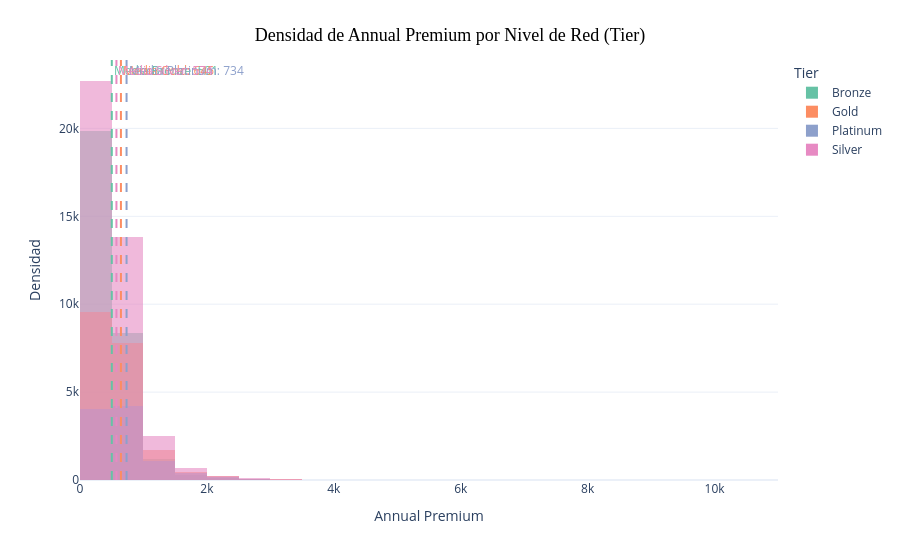

The cell this chart's notebook holds for it:
### Code cell
import plotly.express as px
import pandas as pd

# 1. Crear el histograma superpuesto con Plotly Express
fig = px.histogram(
    datos, 
    x="annual_premium", 
    color="network_tier",     
    barmode="overlay",       # Escala de densidad restaurada
    nbins=50,                 
    opacity=0.6,              
    color_discrete_sequence=px.colors.qualitative.Set2 
)

# 2. Calcular la media de 'annual_premium' para cada 'network_tier'
medias = datos.groupby("network_tier")["annual_premium"].mean()

# Extraer la paleta de colores para que las líneas coincidan con las barras
colores = px.colors.qualitative.Set2

# 3. Agregar una línea vertical por cada media calculada
for i, (tier, media) in enumerate(medias.items()):
    fig.add_vline(
        x=media, 
        line_dash="dash",                  # Estilo de línea punteada
        line_color=colores[i % len(colores)], # Asignar el mismo color del Tier
        line_width=2,
        annotation_text=f"Media {tier}: {media:.0f}", # Texto descriptivo con el valor
        annotation_position="top right",   # Posición del texto
        annotation_font_color=colores[i % len(colores)]
    )

# 4. Ajustes estéticos y de diseño
fig.update_layout(
    title={
        'text': "Densidad de Annual Premium por Nivel de Red (Tier)",
        'y':0.95,
        'x':0.5,
        'xanchor': 'center',
        'yanchor': 'top',
        'font': dict(size=18, color="black", family="Arial Black")
    },
    xaxis_title="Annual Premium",
    yaxis_title="Densidad",
    legend_title="Tier",
    template="plotly_white",  
    hovermode="x unified"     
)

# 5. Mostrar la gráfica
fig.show()

### Figure 1 — Plotly figure (JSON) as saved in the notebook; plotly's stock layout.template omitted (floating-point values rounded to 4 significant figures; data arrays with more than 128 entries replaced by an {"elided": "..."} marker saying what was removed)
{"data": [{"bingroup": "x", "hovertemplate": "network_tier=Bronze<br>annual_premium=%{x}<br>count=%{y}<extra></extra>", "legendgroup": "Bronze", "marker": {"color": "rgb(102,194,165)", "opacity": 0.6, "pattern": {"shape": ""}}, "name": "Bronze", "nbinsx": 50, "orientation": "v", "showlegend": true, "type": "histogram", "x": {"elided": "29932 float values"}, "xaxis": "x", "yaxis": "y"}, {"bingroup": "x", "hovertemplate": "network_tier=Gold<br>annual_premium=%{x}<br>count=%{y}<extra></extra>", "legendgroup": "Gold", "marker": {"color": "rgb(252,141,98)", "opacity": 0.6, "pattern": {"shape": ""}}, "name": "Gold", "nbinsx": 50, "orientation": "v", "showlegend": true, "type": "histogram", "x": {"elided": "19882 float values"}, "xaxis": "x", "yaxis": "y"}, {"bingroup": "x", "hovertemplate": "network_tier=Platinum<br>annual_premium=%{x}<br>count=%{y}<extra></extra>", "legendgroup": "Platinum", "marker": {"color": "rgb(141,160,203)", "opacity": 0.6, "pattern": {"shape": ""}}, "name": "Platinum", "nbinsx": 50, "orientation": "v", "showlegend": true, "type": "histogram", "x": {"elided": "10009 float values"}, "xaxis": "x", "yaxis": "y"}, {"bingroup": "x", "hovertemplate": "network_tier=Silver<br>annual_premium=%{x}<br>count=%{y}<extra></extra>", "legendgroup": "Silver", "marker": {"color": "rgb(231,138,195)", "opacity": 0.6, "pattern": {"shape": ""}}, "name": "Silver", "nbinsx": 50, "orientation": "v", "showlegend": true, "type": "histogram", "x": {"elided": "40177 float values"}, "xaxis": "x", "yaxis": "y"}], "layout": {"annotations": [{"font": {"color": "rgb(102,194,165)"}, "showarrow": false, "text": "Media Bronze: 501", "x": 501.2, "xanchor": "left", "xref": "x", "y": 1, "yanchor": "top", "yref": "y domain"}, {"font": {"color": "rgb(252,141,98)"}, "showarrow": false, "text": "Media Gold: 645", "x": 644.9, "xanchor": "left", "xref": "x", "y": 1, "yanchor": "top", "yref": "y domain"}, {"font": {"color": "rgb(141,160,203)"}, "showarrow": false, "text": "Media Platinum: 734", "x": 733.8, "xanchor": "left", "xref": "x", "y": 1, "yanchor": "top", "yref": "y domain"}, {"font": {"color": "rgb(231,138,195)"}, "showarrow": false, "text": "Media Silver: 574", "x": 574.0, "xanchor": "left", "xref": "x", "y": 1, "yanchor": "top", "yref": "y domain"}], "barmode": "overlay", "hovermode": "x unified", "legend": {"title": {"text": "Tier"}, "tracegroupgap": 0}, "margin": {"t": 60}, "shapes": [{"line": {"color": "rgb(102,194,165)", "dash": "dash", "width": 2}, "type": "line", "x0": 501.2, "x1": 501.2, "xref": "x", "y0": 0, "y1": 1, "yref": "y domain"}, {"line": {"color": "rgb(252,141,98)", "dash": "dash", "width": 2}, "type": "line", "x0": 644.9, "x1": 644.9, "xref": "x", "y0": 0, "y1": 1, "yref": "y domain"}, {"line": {"color": "rgb(141,160,203)", "dash": "dash", "width": 2}, "type": "line", "x0": 733.8, "x1": 733.8, "xref": "x", "y0": 0, "y1": 1, "yref": "y domain"}, {"line": {"color": "rgb(231,138,195)", "dash": "dash", "width": 2}, "type": "line", "x0": 574.0, "x1": 574.0, "xref": "x", "y0": 0, "y1": 1, "yref": "y domain"}], "title": {"font": {"color": "black", "family": "Arial Black", "size": 18}, "text": "Densidad de Annual Premium por Nivel de Red (Tier)", "x": 0.5, "xanchor": "center", "y": 0.95, "yanchor": "top"}, "xaxis": {"anchor": "y", "domain": [0, 1], "title": {"text": "Annual Premium"}}, "yaxis": {"anchor": "x", "domain": [0, 1], "title": {"text": "Densidad"}}}}
